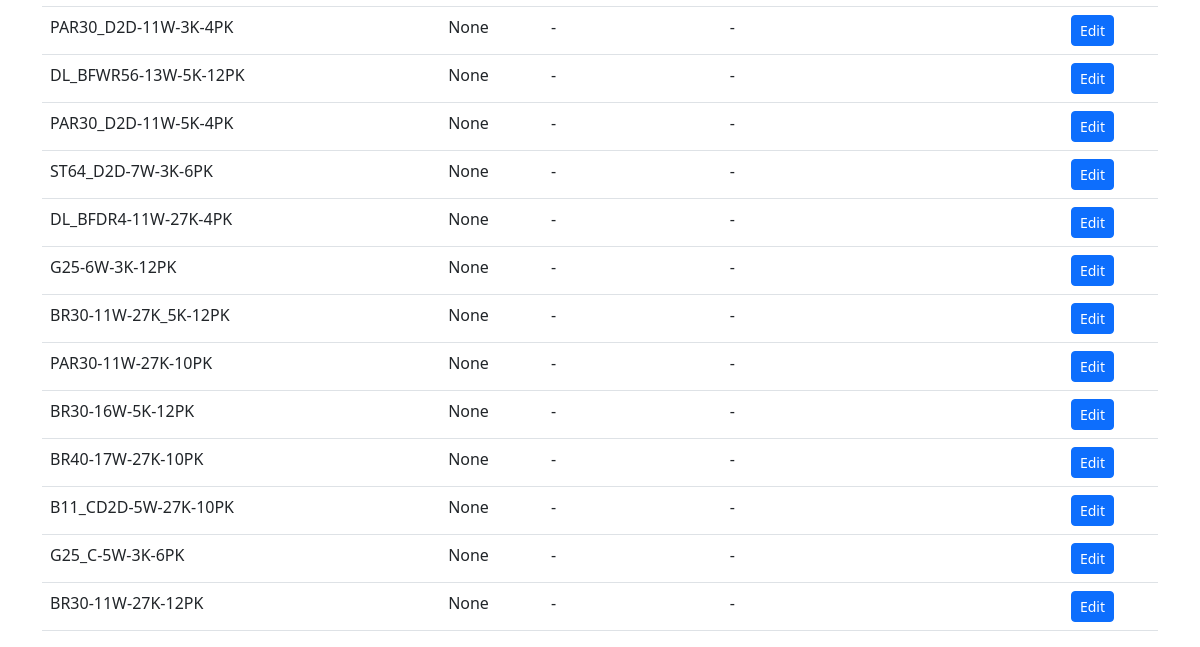
The app's page /legacy/skus/ (lower part), older data.
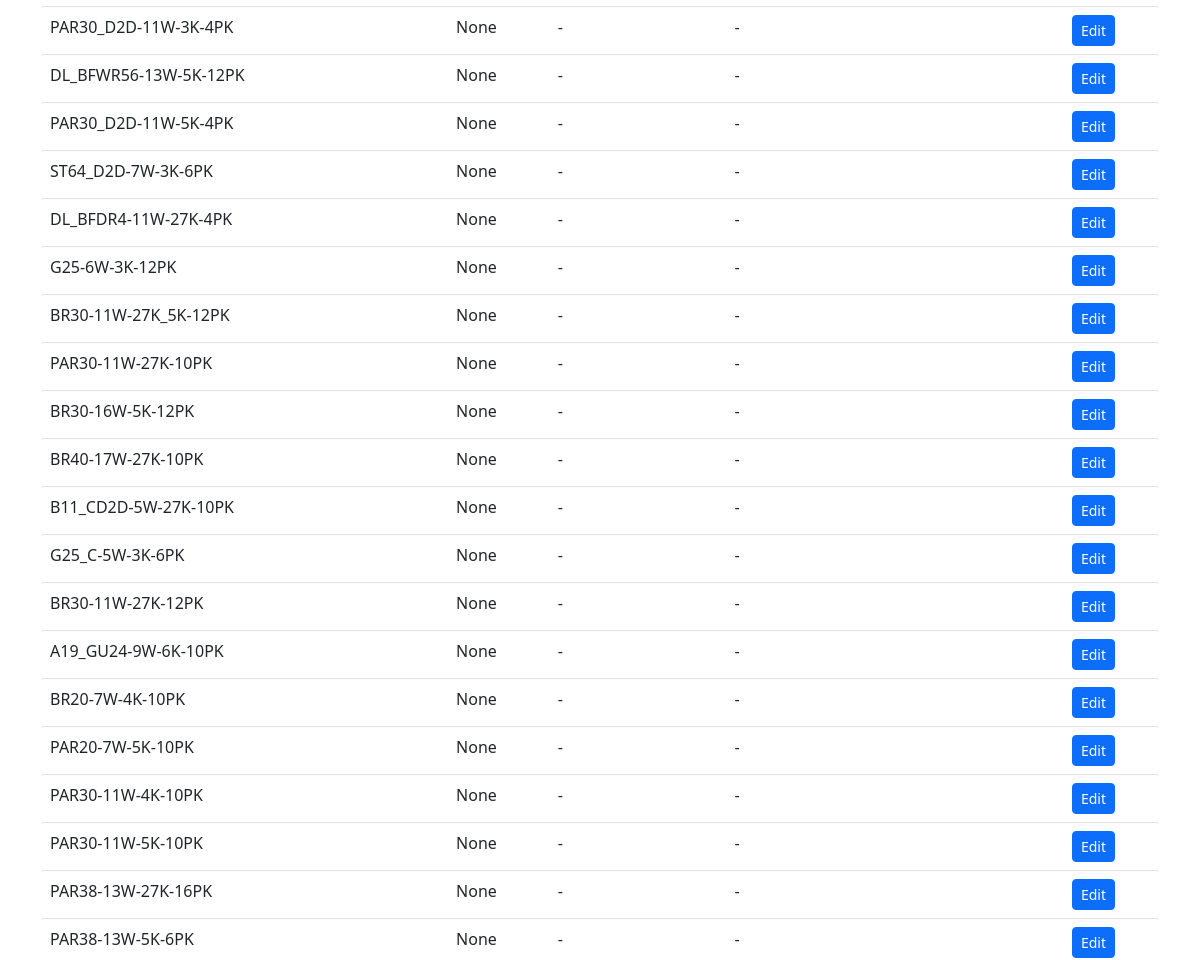
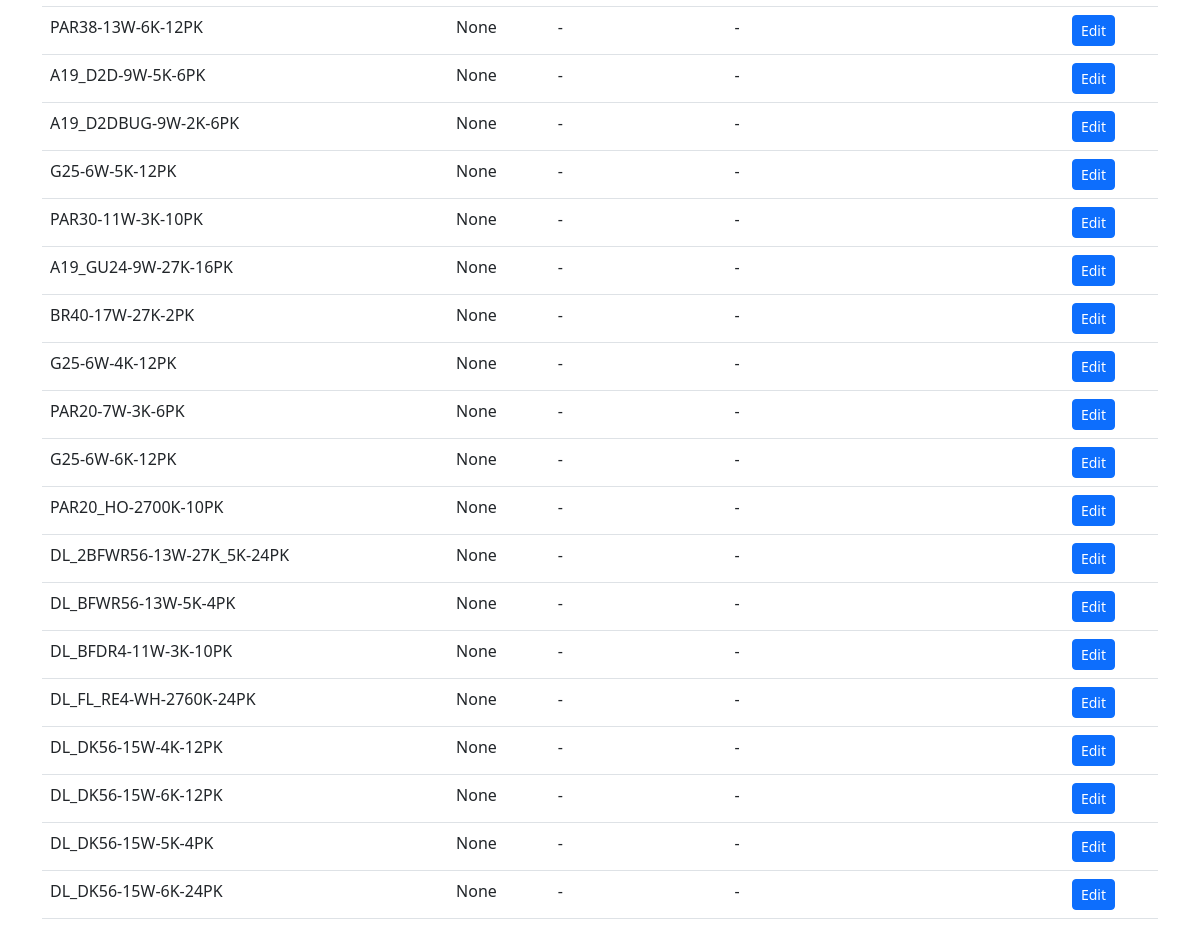
The same page, newer data (2 pictures, top to bottom).
### cogs/models.py (models this page shows, shortened)
class SKU(models.Model):
    sku = models.CharField(max_length=100, unique=True)  # Keep longer length from COGS
    name = models.CharField(max_length=255, blank=True, null=True)
    htsus_code = models.ForeignKey(HTSUSCode, on_delete=models.SET_NULL, blank=True, null=True)
    htsus_rate_pct = models.DecimalField(
        max_digits=7,
        decimal_places=4,
        blank=True,
        null=True,
        help_text="Overrides HTSUSCode rate if present"
    )
    origin_country = models.CharField(
        max_length=2,
        blank=True,
        null=True,
        help_text="ISO 2-letter country code"
    )
    claimed_spi = models.CharField(
        max_length=10,
        blank=True,
        help_text="Special Program Indicator"
    )
    effective_from = models.DateField(null=True, blank=True)
    effective_to = models.DateField(null=True, blank=True)
    override_reason = models.TextField(
        blank=True,
        help_text="Reason for rate override"
    )

### cogs/views.py (the view)
# urls.py: path('skus/', views.sku_list, name='sku_list'),
def sku_list(request):
    skus = SKU.objects.all()
    query = request.GET.get('query')
    if query:
        skus = skus.filter(sku__icontains=query)
    return render(request, 'sku_list.html', {'skus': skus})

### templates/sku_list.html (shortened to what this page needs)
{% extends 'base.html' %}
{% load static %}
{% block content %}
<div class="row">
    <div class="col-md-12">
        <table class="table">
            <tbody>
                {% for sku in skus %}
                <tr>
                    <td>{{ sku.sku }}</td>
                    <td>{{ sku.name }}</td>
                    <td>{{ sku.htsus_code.code|default:"-" }}</td>
                    <td>{{ sku.htsus_rate_pct|default:"-" }}</td>
                    <td>
                        <a href="{% url 'sku_edit' sku.pk %}" class="btn btn-primary btn-sm">Edit</a>
                    </td>
                </tr>
                {% endfor %}
            </tbody>
        </table>
    </div>
</div>
{% endblock %}

### templates/base.html (shortened to what this page needs)
<!DOCTYPE html>
<html lang="en">
<head>
    <link href="https://cdn.jsdelivr.net/npm/bootstrap@5.3.0/dist/css/bootstrap.min.css" rel="stylesheet">
</head>
<body>
    <div class="container mt-4">
        {% block content %}
        {% endblock %}
    </div>

### templates/base.html (style rules this page uses)
* { transition: background-color 0.3s ease, color 0.3s ease, border-color 0.3s ease; }

Row changes from the older to the newer data that the page shows:
added SKU: sku "A19_GU24-9W-6K-10PK", name "None", htsus_code.code "-", htsus_rate_pct "-"
added SKU: sku "BR20-7W-4K-10PK", name "None", htsus_code.code "-", htsus_rate_pct "-"
added SKU: sku "PAR20-7W-5K-10PK", name "None", htsus_code.code "-", htsus_rate_pct "-"
added SKU: sku "PAR30-11W-4K-10PK", name "None", htsus_code.code "-", htsus_rate_pct "-"
added SKU: sku "PAR30-11W-5K-10PK", name "None", htsus_code.code "-", htsus_rate_pct "-"
added SKU: sku "PAR38-13W-27K-16PK", name "None", htsus_code.code "-", htsus_rate_pct "-"
added SKU: sku "PAR38-13W-5K-6PK", name "None", htsus_code.code "-", htsus_rate_pct "-"
added SKU: sku "PAR38-13W-6K-12PK", name "None", htsus_code.code "-", htsus_rate_pct "-"
added SKU: sku "A19_D2D-9W-5K-6PK", name "None", htsus_code.code "-", htsus_rate_pct "-"
added SKU: sku "A19_D2DBUG-9W-2K-6PK", name "None", htsus_code.code "-", htsus_rate_pct "-"
added SKU: sku "G25-6W-5K-12PK", name "None", htsus_code.code "-", htsus_rate_pct "-"
added SKU: sku "PAR30-11W-3K-10PK", name "None", htsus_code.code "-", htsus_rate_pct "-"
added SKU: sku "A19_GU24-9W-27K-16PK", name "None", htsus_code.code "-", htsus_rate_pct "-"
added SKU: sku "BR40-17W-27K-2PK", name "None", htsus_code.code "-", htsus_rate_pct "-"
added SKU: sku "G25-6W-4K-12PK", name "None", htsus_code.code "-", htsus_rate_pct "-"
added SKU: sku "PAR20-7W-3K-6PK", name "None", htsus_code.code "-", htsus_rate_pct "-"
added SKU: sku "G25-6W-6K-12PK", name "None", htsus_code.code "-", htsus_rate_pct "-"
added SKU: sku "PAR20_HO-2700K-10PK", name "None", htsus_code.code "-", htsus_rate_pct "-"
added SKU: sku "DL_2BFWR56-13W-27K_5K-24PK", name "None", htsus_code.code "-", htsus_rate_pct "-"
added SKU: sku "DL_BFWR56-13W-5K-4PK", name "None", htsus_code.code "-", htsus_rate_pct "-"
added SKU: sku "DL_BFDR4-11W-3K-10PK", name "None", htsus_code.code "-", htsus_rate_pct "-"
added SKU: sku "DL_FL_RE4-WH-2760K-24PK", name "None", htsus_code.code "-", htsus_rate_pct "-"
added SKU: sku "DL_DK56-15W-4K-12PK", name "None", htsus_code.code "-", htsus_rate_pct "-"
added SKU: sku "DL_DK56-15W-6K-12PK", name "None", htsus_code.code "-", htsus_rate_pct "-"
added SKU: sku "DL_DK56-15W-5K-4PK", name "None", htsus_code.code "-", htsus_rate_pct "-"
added SKU: sku "DL_DK56-15W-6K-24PK", name "None", htsus_code.code "-", htsus_rate_pct "-"
